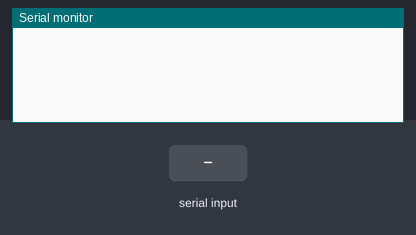
Simulated run of this sketch. Board: Arduino Uno, built with avr-gcc and run on an emulated ATmega328P. Shown: the last lines printed to the serial monitor. The test bench sets the inputs (shaded band).

Above: at 1.2 s.
1.3 s: "90,45\n" received over Serial
At 2.2 s:
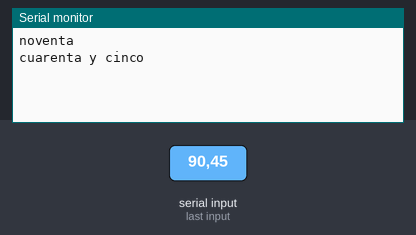
2.8 s: "30,150\n" received over Serial
At 3.4 s:
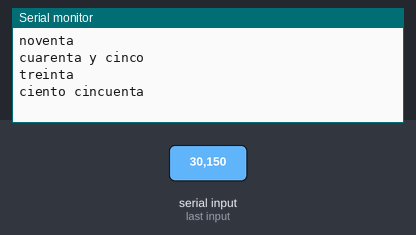
4.3 s: "100\n" received over Serial
At 5.4 s:
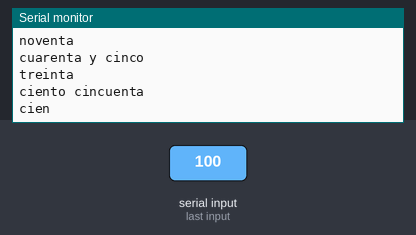
5.8 s: "200\n" received over Serial
At 6.6 s:
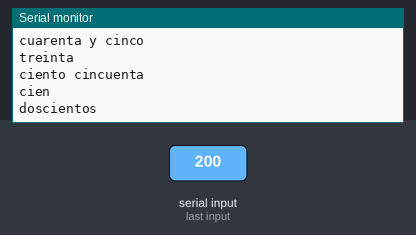
7.3 s: "300\n" received over Serial
At 7.7 s:
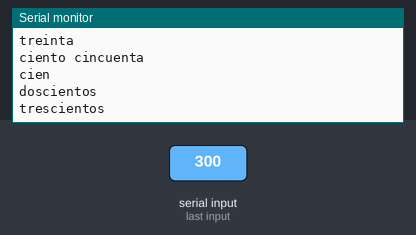
8.8 s: "400\n" received over Serial
At 10.0 s:
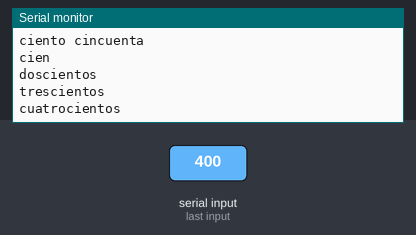

The sketch:

numericos.ino
```cpp
void setup()
{
  Serial.begin(9600);
}

String toString(int num)
{
  int u = num % 10;
  int d = num % 100 - u;
  int c = num - d - u;

  String str = "";

  if(c != 0)
  {
    if(c == 100) str += d == 0 && u == 0 ? "cien" : "ciento";
    if(c == 200) str += "doscientos";
    if(c == 300) str += "trescientos";
    if(c == 400) str += "cuatrocientos";
    if(c == 500) str += "quinientos";
    if(c == 600) str += "seiscientos";
    if(c == 700) str += "sietecientos";
    if(c == 800) str += "ochocientos";
    if(c == 900) str += "novecientos";

    if(d != 0 || u != 0) str += " ";
  }

  if(d != 0)
  {
    if(d == 10)
    {
      if(u == 1) str += "once";
      if(u == 2) str += "doce";
      if(u == 3) str += "trece";
      if(u == 4) str += "catorce";
      if(u == 5) str += "quince";
      return str;
    }

    if(d == 20) str += "veinte";
    if(d == 30) str += "treinta";
    if(d == 40) str += "cuarenta";
    if(d == 50) str += "cincuenta";
    if(d == 60) str += "sesenta";
    if(d == 70) str += "setenta";
    if(d == 80) str += "ochenta";
    if(d == 90) str += "noventa";

    if(u != 0) str += " y ";
  }

  if(u != 0)
  {
    if(u == 1) str += "uno";
    if(u == 2) str += "dos";
    if(u == 3) str += "tres";
    if(u == 4) str += "cuatro";
    if(u == 5) str += "cinco";
    if(u == 6) str += "seis";
    if(u == 7) str += "siete";
    if(u == 8) str += "ocho";
    if(u == 9) str += "nueve";
  }

  return str;
}

void loop()
{
  if(Serial.available())
  {
    int input = Serial.parseInt();

    Serial.println(toString(input));
  }
}
```

Measured:
- after the input at 1.3 s, the serial monitor: prints a new line at once (image 1)
- after the input at 2.8 s, the serial monitor: prints a new line at once (image 2)
- after the input at 4.3 s, the serial monitor: prints a new line at once (image 3)
- after the input at 5.8 s, the serial monitor: prints a new line at once (image 4)
- after the input at 7.3 s, the serial monitor: prints a new line at once (image 5)
- after the input at 8.8 s, the serial monitor: prints a new line at once (image 6)
